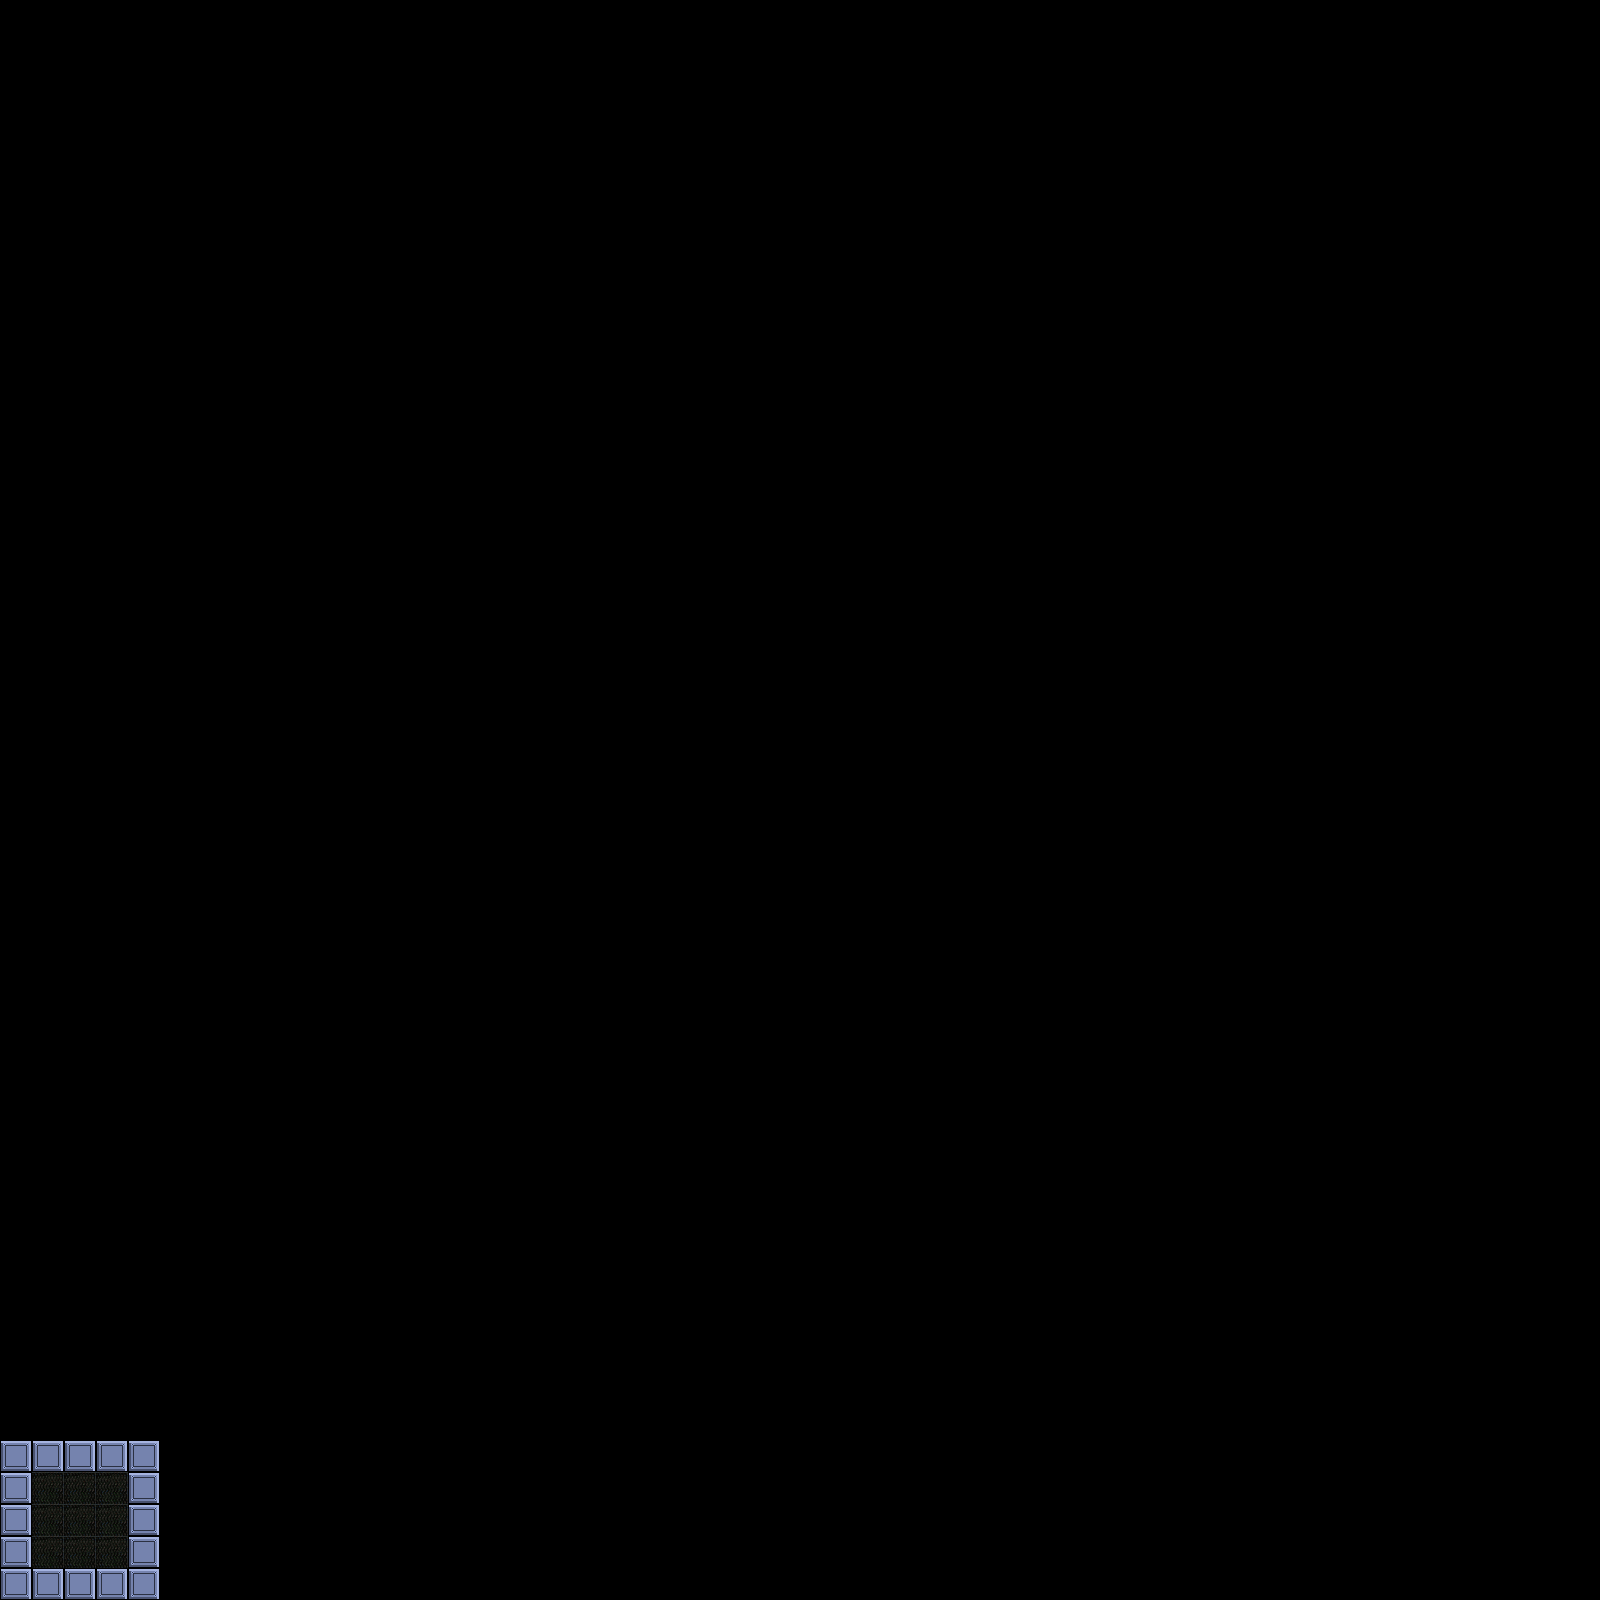

A level layout from a 2D game, rendered from its tile map. Below: a short description, then the map file with tile-grid data replaced by summaries:
An orthogonal 50x50 tile map with 32x32 px tiles, 3 tile layers (floor, tiles, objects) and 7 objects (3x fixture, robot, camera, computer, object).

<map version="1.0" orientation="orthogonal" renderorder="right-down" width="50" height="50" tilewidth="32" tileheight="32" nextobjectid="150">
 <tileset firstgid="1" name="tileset1" tilewidth="32" tileheight="32" tilecount="256" columns="16">
  <image source="../../../images/tiles/tileset1.png" width="512" height="512" />
  <tile id="16">
   <properties>
    <property name="solid" value="true" />
   </properties>
  </tile>
  <tile id="17">
   <properties>
    <property name="solid" value="true" />
   </properties>
  </tile>
 </tileset>
 <layer name="floor" width="50" height="50">
  <data>[2500 cells, 16 non-empty, 1 distinct tile ids]</data>
 </layer>
 <layer name="tiles" width="50" height="50">
  <data>[2500 cells, 16 non-empty, 1 distinct tile ids]</data>
 </layer>
 <layer name="objects" width="50" height="50">
  <data>[2500 cells, 0 non-empty, 0 distinct tile ids]</data>
 </layer>
 <objectgroup name="Object Layer 1">
  <object id="10" name="robot1" type="robot" x="64" y="1536" width="32" height="32">
   <properties>
    <property name="ActivityBlockingComponent" type="bool" value="true" />
    <property name="BlockingComponent" type="bool" value="true" />
    <property name="BlockingComponent.blocking" type="bool" value="true" />
    <property name="Box2DBodyComponent" type="bool" value="true" />
    <property name="ConeLightComponent" type="bool" value="true" />
    <property name="ConeLightComponent.alpha" type="float" value="0.5" />
    <property name="ConeLightComponent.blue" type="float" value="0.8" />
    <property name="ConeLightComponent.coneDegree" type="float" value="45" />
    <property name="ConeLightComponent.directionDegree" type="float" value="0" />
    <property name="ConeLightComponent.distance" type="float" value="512" />
    <property name="ConeLightComponent.green" type="float" value="0.8" />
    <property name="ConeLightComponent.red" type="float" value="1" />
    <property name="ConeLightComponent.xCo" type="float" value="4" />
    <property name="ConeLightComponent.yCo" type="float" value="0" />
    <property name="EntityComponent" type="bool" value="true" />
    <property name="LiftableComponent" type="bool" value="false" />
    <property name="LifterComponent" type="bool" value="true" />
    <property name="PositionComponent" type="bool" value="true" />
    <property name="PositionComponent.angle" type="float" value="90" />
    <property name="ProcessQueueComponent" type="bool" value="true" />
    <property name="SpriteComponent" type="bool" value="true" />
    <property name="SpriteComponent.spriteLocation" value="images/player/robot1.png" />
    <property name="TextTagComponent" type="bool" value="true" />
    <property name="TextTagComponent.deltaX" type="float" value="0" />
    <property name="TextTagComponent.deltaY" type="float" value="2" />
    <property name="TextTagComponent.shouldRender" type="bool" value="true" />
    <property name="VelocityComponent" type="bool" value="true" />
    <property name="VelocityComponent.maxTravelVelocity" type="float" value="2" />
    <property name="VelocityComponent.maxTurnVelocity" type="float" value="1.5" />
   </properties>
  </object>
  <object id="23" name="camera" type="camera" x="32" y="1408">
   <properties>
    <property name="CameraComponent" type="bool" value="true" />
    <property name="CameraComponent.panSpeed" type="float" value="1" />
    <property name="EntityComponent" type="bool" value="true" />
   </properties>
  </object>
  <object id="51" name="computer1" type="computer" x="64" y="1472" width="32" height="32">
   <properties>
    <property name="ActivityBlockingComponent" type="bool" value="true" />
    <property name="BlockingComponent" type="bool" value="true" />
    <property name="BlockingComponent.blocking" type="bool" value="true" />
    <property name="Box2DBodyComponent" type="bool" value="true" />
    <property name="ConnectableComponent" type="bool" value="true" />
    <property name="EntityComponent" type="bool" value="true" />
    <property name="FileSystemComponent" type="bool" value="true" />
    <property name="FileSystemComponent.fileLocation" value="maps/playground/wireless/filesystems/computer1.json" />
    <property name="NetworkConnectionComponent" type="bool" value="true" />
    <property name="NetworkConnectionComponent.down" type="bool" value="true" />
    <property name="NetworkConnectionComponent.left" type="bool" value="true" />
    <property name="NetworkConnectionComponent.right" type="bool" value="true" />
    <property name="NetworkConnectionComponent.up" type="bool" value="true" />
    <property name="NetworkedDeviceComponent" type="bool" value="true" />
    <property name="PositionComponent" type="bool" value="true" />
    <property name="PositionComponent.angle" type="float" value="0" />
    <property name="PowerConsumerComponent" type="bool" value="true" />
    <property name="PowerInputComponent" type="bool" value="true" />
    <property name="PowerInputComponent.activated" type="bool" value="true" />
    <property name="PowerInputComponent.centre" type="bool" value="true" />
    <property name="PowerInputComponent.down" type="bool" value="true" />
    <property name="PowerInputComponent.left" type="bool" value="true" />
    <property name="PowerInputComponent.right" type="bool" value="true" />
    <property name="PowerInputComponent.up" type="bool" value="true" />
    <property name="PowerOutputComponent" type="bool" value="true" />
    <property name="PowerOutputComponent.down" type="bool" value="true" />
    <property name="PowerOutputComponent.left" type="bool" value="true" />
    <property name="PowerOutputComponent.right" type="bool" value="true" />
    <property name="PowerOutputComponent.up" type="bool" value="true" />
    <property name="ProcessQueueComponent" type="bool" value="true" />
    <property name="SpriteComponent" type="bool" value="true" />
    <property name="SpriteComponent.spriteLocation" value="images/entities/computer-on.png" />
    <property name="SpriteDeactiveComponent" type="bool" value="true" />
    <property name="SpriteDeactiveComponent.offSpriteLocation" value="images/entities/computer-off.png" />
    <property name="SpriteDeactiveComponent.onSpriteLocation" value="images/entities/computer-on.png" />
    <property name="TextTagComponent" type="bool" value="true" />
    <property name="TextTagComponent.deltaY" type="float" value="2" />
    <property name="TextTagComponent.shouldRender" type="bool" value="true" />
   </properties>
  </object>
  <object id="146" name="wall-body" type="object" x="0" y="1440" width="32" height="160">
   <properties>
    <property name="bodyType" value="StaticBody" />
   </properties>
  </object>
  <object id="147" name="wall" type="fixture" x="32" y="1440" width="96" height="32">
   <properties>
    <property name="body" value="wall-body" />
   </properties>
  </object>
  <object id="148" name="wall" type="fixture" x="32" y="1568" width="96" height="32">
   <properties>
    <property name="body" value="wall-body" />
   </properties>
  </object>
  <object id="149" name="wall" type="fixture" x="128" y="1440" width="32" height="160">
   <properties>
    <property name="body" value="wall-body" />
   </properties>
  </object>
 </objectgroup>
</map>
